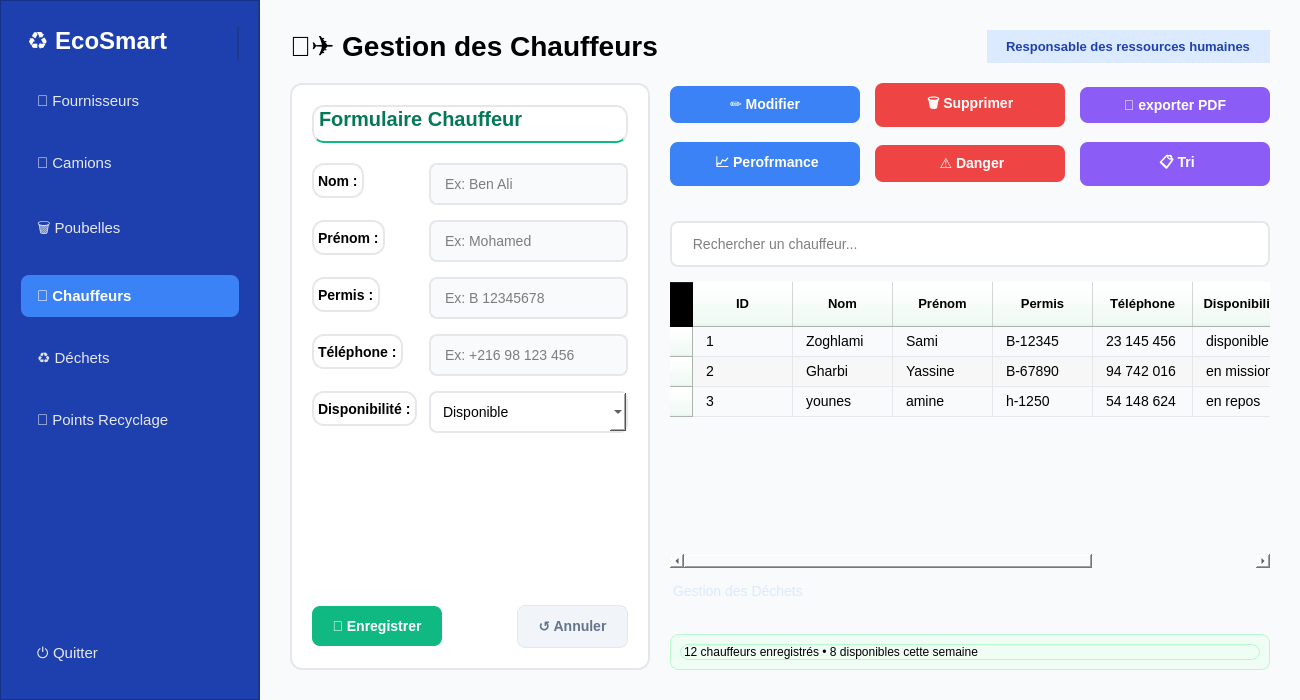
<?xml version="1.0" encoding="UTF-8"?>
<ui version="4.0">
 <class>MainWindow</class>
 <widget class="QMainWindow" name="MainWindow">
  <property name="geometry">
   <rect>
    <x>0</x>
    <y>0</y>
    <width>1300</width>
    <height>700</height>
   </rect>
  </property>
  <property name="minimumSize">
   <size>
    <width>1000</width>
    <height>600</height>
   </size>
  </property>
  <property name="windowTitle">
   <string>EcoSmart Collect - Gestion Intelligente des Déchets</string>
  </property>
  <widget class="QWidget" name="centralwidget">
   <layout class="QHBoxLayout" name="horizontalLayout">
    <property name="spacing">
     <number>0</number>
    </property>
    <property name="leftMargin">
     <number>0</number>
    </property>
    <property name="topMargin">
     <number>0</number>
    </property>
    <property name="rightMargin">
     <number>0</number>
    </property>
    <property name="bottomMargin">
     <number>0</number>
    </property>
    <item>
     <widget class="QFrame" name="sidebar">
      <property name="minimumSize">
       <size>
        <width>260</width>
        <height>0</height>
       </size>
      </property>
      <property name="maximumSize">
       <size>
        <width>260</width>
        <height>16777215</height>
       </size>
      </property>
      <property name="styleSheet">
       <string notr="true">QFrame { background-color: #1e40af; border-right: 2px solid #1e3a8a; }</string>
      </property>
      <property name="frameShape">
       <enum>QFrame::Shape::StyledPanel</enum>
      </property>
      <property name="frameShadow">
       <enum>QFrame::Shadow::Raised</enum>
      </property>
      <layout class="QVBoxLayout" name="verticalLayout_2">
       <property name="spacing">
        <number>20</number>
       </property>
       <property name="leftMargin">
        <number>20</number>
       </property>
       <property name="topMargin">
        <number>25</number>
       </property>
       <property name="rightMargin">
        <number>20</number>
       </property>
       <property name="bottomMargin">
        <number>25</number>
       </property>
       <item>
        <widget class="QLabel" name="logoLabel">
         <property name="styleSheet">
          <string notr="true">color: #ffffff; font-size: 24px; font-weight: 700; padding-bottom: 5px;</string>
         </property>
         <property name="text">
          <string>♻ EcoSmart</string>
         </property>
        </widget>
       </item>
       <item>
        <widget class="QPushButton" name="btnFournisseurs">
         <property name="styleSheet">
          <string notr="true">QPushButton { color: #e5e7eb; background: transparent; text-align: left; padding: 12px 16px; border-radius: 8px; font-size: 15px; } QPushButton:hover { background-color: #2563eb; color: white; }</string>
         </property>
         <property name="text">
          <string>🏢 Fournisseurs</string>
         </property>
        </widget>
       </item>
       <item>
        <widget class="QPushButton" name="btnCamions">
         <property name="styleSheet">
          <string notr="true">QPushButton { color: #e5e7eb; background: transparent; text-align: left; padding: 12px 16px; border-radius: 8px; font-size: 15px; } QPushButton:hover { background-color: #2563eb; color: white; }</string>
         </property>
         <property name="text">
          <string>🚚 Camions</string>
         </property>
        </widget>
       </item>
       <item>
        <widget class="QPushButton" name="btnPoubelles">
         <property name="styleSheet">
          <string notr="true">QPushButton { color: #e5e7eb; background: transparent; text-align: left; padding: 12px 16px; border-radius: 8px; font-size: 15px; } QPushButton:hover { background-color: #2563eb; color: white; }</string>
         </property>
         <property name="text">
          <string>🗑 Poubelles</string>
         </property>
        </widget>
       </item>
       <item>
        <widget class="QPushButton" name="btnChauffeurs">
         <property name="styleSheet">
          <string notr="true">QPushButton { color: white; background-color: #3b82f6; text-align: left; padding: 12px 16px; border-radius: 8px; font-size: 15px; font-weight: bold; }</string>
         </property>
         <property name="text">
          <string>👤 Chauffeurs</string>
         </property>
        </widget>
       </item>
       <item>
        <widget class="QPushButton" name="btnDechets">
         <property name="styleSheet">
          <string notr="true">QPushButton { color: #e5e7eb; background: transparent; text-align: left; padding: 12px 16px; border-radius: 8px; font-size: 15px; } QPushButton:hover { background-color: #2563eb; color: white; }</string>
         </property>
         <property name="text">
          <string>♻ Déchets</string>
         </property>
        </widget>
       </item>
       <item>
        <widget class="QPushButton" name="btnPointsRecyclage">
         <property name="styleSheet">
          <string notr="true">QPushButton { color: #e5e7eb; background: transparent; text-align: left; padding: 12px 16px; border-radius: 8px; font-size: 15px; } QPushButton:hover { background-color: #2563eb; color: white; }</string>
         </property>
         <property name="text">
          <string>📍 Points Recyclage</string>
         </property>
        </widget>
       </item>
       <item>
        <spacer name="verticalSpacer_2">
         <property name="orientation">
          <enum>Qt::Orientation::Vertical</enum>
         </property>
         <property name="sizeHint" stdset="0">
          <size>
           <width>20</width>
           <height>20</height>
          </size>
         </property>
        </spacer>
       </item>
       <item>
        <widget class="QPushButton" name="btnExit">
         <property name="styleSheet">
          <string notr="true">QPushButton { color: #e5e7eb; background: transparent; text-align: left; padding: 12px 16px; border-radius: 8px; font-size: 15px; } QPushButton:hover { background-color: #2563eb; color: white; }</string>
         </property>
         <property name="text">
          <string>⏻ Quitter</string>
         </property>
        </widget>
       </item>
      </layout>
     </widget>
    </item>
    <item>
     <widget class="QStackedWidget" name="stackedWidget">
      <property name="currentIndex">
       <number>0</number>
      </property>
      <widget class="QWidget" name="pageChauffeurs">
       <property name="styleSheet">
        <string notr="true">background-color: #f8fafc;</string>
       </property>
       <layout class="QVBoxLayout" name="verticalLayout_main">
        <property name="spacing">
         <number>20</number>
        </property>
        <property name="leftMargin">
         <number>30</number>
        </property>
        <property name="topMargin">
         <number>30</number>
        </property>
        <property name="rightMargin">
         <number>30</number>
        </property>
        <property name="bottomMargin">
         <number>30</number>
        </property>
        <item>
         <layout class="QHBoxLayout" name="headerLayout">
          <item>
           <widget class="QLabel" name="titleLabel">
            <property name="styleSheet">
             <string notr="true">color: #000000; font-size: 28px; font-weight: 700;</string>
            </property>
            <property name="text">
             <string>👨‍✈️ Gestion des Chauffeurs</string>
            </property>
           </widget>
          </item>
          <item>
           <spacer name="horizontalSpacer_title">
            <property name="orientation">
             <enum>Qt::Orientation::Horizontal</enum>
            </property>
            <property name="sizeHint" stdset="0">
             <size>
              <width>40</width>
              <height>20</height>
             </size>
            </property>
           </spacer>
          </item>
          <item>
           <widget class="QLabel" name="userBadge">
            <property name="styleSheet">
             <string notr="true">background-color: #dbeafe; color: #1e40af; padding: 8px 16px; border-radius: 20px; font-weight: 600; font-size: 13px;</string>
            </property>
            <property name="text">
             <string>Responsable des ressources humaines</string>
            </property>
           </widget>
          </item>
         </layout>
        </item>
        <item>
         <layout class="QHBoxLayout" name="contentLayout">
          <property name="spacing">
           <number>20</number>
          </property>
          <item>
           <widget class="QFrame" name="formFrame">
            <property name="minimumSize">
             <size>
              <width>360</width>
              <height>0</height>
             </size>
            </property>
            <property name="maximumSize">
             <size>
              <width>360</width>
              <height>16777215</height>
             </size>
            </property>
            <property name="styleSheet">
             <string notr="true">QFrame { background: white; border-radius: 12px; border: 2px solid #e5e7eb; }</string>
            </property>
            <property name="frameShape">
             <enum>QFrame::Shape::StyledPanel</enum>
            </property>
            <property name="frameShadow">
             <enum>QFrame::Shadow::Raised</enum>
            </property>
            <layout class="QVBoxLayout" name="formVBox">
             <property name="spacing">
              <number>20</number>
             </property>
             <property name="leftMargin">
              <number>20</number>
             </property>
             <property name="topMargin">
              <number>20</number>
             </property>
             <property name="rightMargin">
              <number>20</number>
             </property>
             <property name="bottomMargin">
              <number>20</number>
             </property>
             <item>
              <widget class="QLabel" name="formTitle">
               <property name="styleSheet">
                <string notr="true">color: #047857; font-size: 20px; font-weight: 700; padding-bottom: 10px; border-bottom: 2px solid #10b981;</string>
               </property>
               <property name="text">
                <string>Formulaire Chauffeur</string>
               </property>
              </widget>
             </item>
             <item>
              <layout class="QFormLayout" name="formLayout">
               <property name="horizontalSpacing">
                <number>12</number>
               </property>
               <property name="verticalSpacing">
                <number>15</number>
               </property>
               <item row="0" column="0">
                <widget class="QLabel" name="labelNom">
                 <property name="styleSheet">
                  <string notr="true">color: #000000; font-weight: 600; font-size: 14px;</string>
                 </property>
                 <property name="text">
                  <string>Nom :</string>
                 </property>
                </widget>
               </item>
               <item row="0" column="1">
                <widget class="QLineEdit" name="editNom">
                 <property name="styleSheet">
                  <string notr="true">QLineEdit { padding: 10px 12px; border: 2px solid #e5e7eb; border-radius: 8px; font-size: 14px; color: #000000; } QLineEdit:focus { border: 2px solid #10b981; }</string>
                 </property>
                 <property name="placeholderText">
                  <string>Ex: Ben Ali</string>
                 </property>
                </widget>
               </item>
               <item row="1" column="0">
                <widget class="QLabel" name="labelPrenom">
                 <property name="styleSheet">
                  <string notr="true">color: #000000; font-weight: 600; font-size: 14px;</string>
                 </property>
                 <property name="text">
                  <string>Prénom :</string>
                 </property>
                </widget>
               </item>
               <item row="1" column="1">
                <widget class="QLineEdit" name="editPrenom">
                 <property name="styleSheet">
                  <string notr="true">QLineEdit { padding: 10px 12px; border: 2px solid #e5e7eb; border-radius: 8px; font-size: 14px; color: #000000; } QLineEdit:focus { border: 2px solid #10b981; }</string>
                 </property>
                 <property name="placeholderText">
                  <string>Ex: Mohamed</string>
                 </property>
                </widget>
               </item>
               <item row="2" column="0">
                <widget class="QLabel" name="labelPermis">
                 <property name="styleSheet">
                  <string notr="true">color: #000000; font-weight: 600; font-size: 14px;</string>
                 </property>
                 <property name="text">
                  <string>Permis :</string>
                 </property>
                </widget>
               </item>
               <item row="2" column="1">
                <widget class="QLineEdit" name="editPermis">
                 <property name="styleSheet">
                  <string notr="true">QLineEdit { padding: 10px 12px; border: 2px solid #e5e7eb; border-radius: 8px; font-size: 14px; color: #000000; } QLineEdit:focus { border: 2px solid #10b981; }</string>
                 </property>
                 <property name="placeholderText">
                  <string>Ex: B 12345678</string>
                 </property>
                </widget>
               </item>
               <item row="3" column="0">
                <widget class="QLabel" name="labelTelephone">
                 <property name="styleSheet">
                  <string notr="true">color: #000000; font-weight: 600; font-size: 14px;</string>
                 </property>
                 <property name="text">
                  <string>Téléphone :</string>
                 </property>
                </widget>
               </item>
               <item row="3" column="1">
                <widget class="QLineEdit" name="editTelephone">
                 <property name="styleSheet">
                  <string notr="true">QLineEdit { padding: 10px 12px; border: 2px solid #e5e7eb; border-radius: 8px; font-size: 14px; color: #000000; } QLineEdit:focus { border: 2px solid #10b981; }</string>
                 </property>
                 <property name="placeholderText">
                  <string>Ex: +216 98 123 456</string>
                 </property>
                </widget>
               </item>
               <item row="4" column="0">
                <widget class="QLabel" name="labelDisponibilite">
                 <property name="styleSheet">
                  <string notr="true">color: #000000; font-weight: 600; font-size: 14px;</string>
                 </property>
                 <property name="text">
                  <string>Disponibilité :</string>
                 </property>
                </widget>
               </item>
               <item row="4" column="1">
                <widget class="QComboBox" name="comboDisponibilite">
                 <property name="styleSheet">
                  <string notr="true">QComboBox { padding: 10px 12px; border: 2px solid #e5e7eb; border-radius: 8px; background: white; font-size: 14px; color: #000000; } QComboBox:focus { border: 2px solid #10b981; }</string>
                 </property>
                 <item>
                  <property name="text">
                   <string>Disponible</string>
                  </property>
                 </item>
                 <item>
                  <property name="text">
                   <string>En mission</string>
                  </property>
                 </item>
                 <item>
                  <property name="text">
                   <string>En congé</string>
                  </property>
                 </item>
                 <item>
                  <property name="text">
                   <string>Absent</string>
                  </property>
                 </item>
                </widget>
               </item>
              </layout>
             </item>
             <item>
              <spacer name="verticalSpacer_form">
               <property name="orientation">
                <enum>Qt::Orientation::Vertical</enum>
               </property>
               <property name="sizeHint" stdset="0">
                <size>
                 <width>20</width>
                 <height>10</height>
                </size>
               </property>
              </spacer>
             </item>
             <item>
              <spacer name="verticalSpacer">
               <property name="orientation">
                <enum>Qt::Orientation::Vertical</enum>
               </property>
               <property name="sizeHint" stdset="0">
                <size>
                 <width>20</width>
                 <height>40</height>
                </size>
               </property>
              </spacer>
             </item>
             <item>
              <layout class="QHBoxLayout" name="buttonsLayout">
               <item>
                <widget class="QPushButton" name="btnEnregistrer">
                 <property name="styleSheet">
                  <string notr="true">QPushButton { background-color: #10b981; color: white; padding: 12px 20px; border-radius: 8px; font-size: 14px; font-weight: 600; border: none; } QPushButton:hover { background-color: #059669; }</string>
                 </property>
                 <property name="text">
                  <string>💾 Enregistrer</string>
                 </property>
                </widget>
               </item>
               <item>
                <spacer name="horizontalSpacer_buttons">
                 <property name="orientation">
                  <enum>Qt::Orientation::Horizontal</enum>
                 </property>
                 <property name="sizeHint" stdset="0">
                  <size>
                   <width>10</width>
                   <height>20</height>
                  </size>
                 </property>
                </spacer>
               </item>
               <item>
                <widget class="QPushButton" name="btnAnnuler">
                 <property name="styleSheet">
                  <string notr="true">QPushButton { background-color: #f1f5f9; color: #64748b; padding: 12px 20px; border-radius: 8px; font-size: 14px; font-weight: 600; border: 1px solid #e5e7eb; } QPushButton:hover { background-color: #e5e7eb; }</string>
                 </property>
                 <property name="text">
                  <string>↺ Annuler</string>
                 </property>
                </widget>
               </item>
              </layout>
             </item>
            </layout>
           </widget>
          </item>
          <item>
           <widget class="QFrame" name="tableFrame">
            <property name="styleSheet">
             <string notr="true">background: transparent;</string>
            </property>
            <layout class="QVBoxLayout" name="tableVBox">
             <property name="spacing">
              <number>15</number>
             </property>
             <property name="leftMargin">
              <number>0</number>
             </property>
             <property name="topMargin">
              <number>0</number>
             </property>
             <property name="rightMargin">
              <number>0</number>
             </property>
             <property name="bottomMargin">
              <number>0</number>
             </property>
             <item>
              <layout class="QHBoxLayout" name="part1_layout">
               <item>
                <widget class="QPushButton" name="btnModifier">
                 <property name="styleSheet">
                  <string notr="true">QPushButton { padding: 10px 20px; border-radius: 8px; font-size: 14px; font-weight: 600; border: none; min-width: 100px; background-color: #3b82f6; color: white; } QPushButton:hover { opacity: 0.9; }</string>
                 </property>
                 <property name="text">
                  <string>✏ Modifier</string>
                 </property>
                </widget>
               </item>
               <item>
                <widget class="QPushButton" name="btnSupprimer">
                 <property name="styleSheet">
                  <string notr="true">QPushButton { padding: 10px 20px; border-radius: 8px; font-size: 14px; font-weight: 600; border: none; min-width: 100px; background-color: #ef4444; color: white; } QPushButton:hover { opacity: 0.9; }</string>
                 </property>
                 <property name="text">
                  <string>🗑 Supprimer</string>
                 </property>
                </widget>
               </item>
               <item>
                <widget class="QPushButton" name="btnPDF">
                 <property name="styleSheet">
                  <string notr="true">QPushButton { padding: 10px 20px; border-radius: 8px; font-size: 14px; font-weight: 600; border: none; min-width: 100px; background-color: #8b5cf6; color: white; } QPushButton:hover { opacity: 0.9; }</string>
                 </property>
                 <property name="text">
                  <string>📄 exporter PDF</string>
                 </property>
                </widget>
               </item>
              </layout>
             </item>
             <item>
              <layout class="QHBoxLayout" name="part2_layout">
               <item>
                <widget class="QPushButton" name="btnperformance">
                 <property name="styleSheet">
                  <string notr="true">QPushButton { padding: 10px 20px; border-radius: 8px; font-size: 14px; font-weight: 600; border: none; min-width: 100px; background-color: #3b82f6; color: white; } QPushButton:hover { opacity: 0.9; }</string>
                 </property>
                 <property name="text">
                  <string> 📈 Perofrmance</string>
                 </property>
                </widget>
               </item>
               <item>
                <widget class="QPushButton" name="btnDanger">
                 <property name="styleSheet">
                  <string notr="true">QPushButton { padding: 10px 20px; border-radius: 8px; font-size: 14px; font-weight: 600; border: none; min-width: 100px; background-color: #ef4444; color: white; } QPushButton:hover { opacity: 0.9; }</string>
                 </property>
                 <property name="text">
                  <string> ⚠️ Danger</string>
                 </property>
                </widget>
               </item>
               <item>
                <widget class="QPushButton" name="btnTri">
                 <property name="styleSheet">
                  <string notr="true">QPushButton { padding: 10px 20px; border-radius: 8px; font-size: 14px; font-weight: 600; border: none; min-width: 100px; background-color: #8b5cf6; color: white; } QPushButton:hover { opacity: 0.9; }</string>
                 </property>
                 <property name="text">
                  <string> 📋 Tri</string>
                 </property>
                </widget>
               </item>
              </layout>
             </item>
             <item>
              <spacer name="spacer_flex">
               <property name="orientation">
                <enum>Qt::Orientation::Horizontal</enum>
               </property>
               <property name="sizeHint" stdset="0">
                <size>
                 <width>40</width>
                 <height>20</height>
                </size>
               </property>
              </spacer>
             </item>
             <item>
              <widget class="QLineEdit" name="searchChauffeurs">
               <property name="minimumSize">
                <size>
                 <width>334</width>
                 <height>40</height>
                </size>
               </property>
               <property name="styleSheet">
                <string notr="true">QLineEdit { padding: 12px 15px; border: 2px solid #e5e7eb; border-radius: 8px; font-size: 14px; color: #000000; background: white; } QLineEdit:focus { border: 2px solid #10b981; }</string>
               </property>
               <property name="placeholderText">
                <string> Rechercher un chauffeur...</string>
               </property>
              </widget>
             </item>
             <item>
              <layout class="QVBoxLayout" name="verticalLayout">
               <item>
                <layout class="QGridLayout" name="gridLayout"/>
               </item>
               <item>
                <widget class="QTableWidget" name="tableChauffeurs">
                 <property name="styleSheet">
                  <string notr="true">QTableWidget { border: none; gridline-color: #e5e7eb; selection-background-color: #dcfce7; selection-color: #000000; font-size: 14px; } QHeaderView::section { background-color: #f0fdf4; color: #000000; font-weight: 700; padding: 12px 10px; border-bottom: 2px solid #10b981; border-right: 1px solid #e5e7eb; font-size: 13px; } QTableWidget::item { padding: 10px; border-bottom: 1px solid #f8fafc; color: #000000; } QTableWidget::item:selected { background-color: #dcfce7; color: #000000; font-weight: 600; }</string>
                 </property>
                 <property name="alternatingRowColors">
                  <bool>true</bool>
                 </property>
                 <property name="selectionMode">
                  <enum>QAbstractItemView::SelectionMode::SingleSelection</enum>
                 </property>
                 <property name="selectionBehavior">
                  <enum>QAbstractItemView::SelectionBehavior::SelectRows</enum>
                 </property>
                 <property name="sortingEnabled">
                  <bool>true</bool>
                 </property>
                 <property name="columnCount">
                  <number>7</number>
                 </property>
                 <attribute name="horizontalHeaderStretchLastSection">
                  <bool>true</bool>
                 </attribute>
                 <row>
                  <property name="text">
                   <string/>
                  </property>
                 </row>
                 <row>
                  <property name="text">
                   <string/>
                  </property>
                 </row>
                 <row>
                  <property name="text">
                   <string/>
                  </property>
                 </row>
                 <column>
                  <property name="text">
                   <string>ID</string>
                  </property>
                 </column>
                 <column>
                  <property name="text">
                   <string>Nom</string>
                  </property>
                 </column>
                 <column>
                  <property name="text">
                   <string>Prénom</string>
                  </property>
                 </column>
                 <column>
                  <property name="text">
                   <string>Permis</string>
                  </property>
                 </column>
                 <column>
                  <property name="text">
                   <string>Téléphone</string>
                  </property>
                 </column>
                 <column>
                  <property name="text">
                   <string>Disponibilité</string>
                  </property>
                 </column>
                 <column>
                  <property name="text">
                   <string>  Actions</string>
                  </property>
                 </column>
                 <item row="0" column="0">
                  <property name="text">
                   <string>1</string>
                  </property>
                 </item>
                 <item row="0" column="1">
                  <property name="text">
                   <string>Zoghlami</string>
                  </property>
                 </item>
                 <item row="0" column="2">
                  <property name="text">
                   <string>Sami</string>
                  </property>
                 </item>
                 <item row="0" column="3">
                  <property name="text">
                   <string>B-12345</string>
                  </property>
                 </item>
                 <item row="0" column="4">
                  <property name="text">
                   <string>23 145 456</string>
                  </property>
                 </item>
                 <item row="0" column="5">
                  <property name="text">
                   <string>disponible</string>
                  </property>
                 </item>
                 <item row="1" column="0">
                  <property name="text">
                   <string>2</string>
                  </property>
                 </item>
                 <item row="1" column="1">
                  <property name="text">
                   <string>Gharbi</string>
                  </property>
                 </item>
                 <item row="1" column="2">
                  <property name="text">
                   <string>Yassine</string>
                  </property>
                 </item>
                 <item row="1" column="3">
                  <property name="text">
                   <string>B-67890</string>
                  </property>
                 </item>
                 <item row="1" column="4">
                  <property name="text">
                   <string>94 742 016</string>
                  </property>
                 </item>
                 <item row="1" column="5">
                  <property name="text">
                   <string>en mission</string>
                  </property>
                 </item>
                 <item row="2" column="0">
                  <property name="text">
                   <string>3</string>
                  </property>
                 </item>
                 <item row="2" column="1">
                  <property name="text">
                   <string>younes</string>
                  </property>
                 </item>
                 <item row="2" column="2">
                  <property name="text">
                   <string>amine</string>
                  </property>
                 </item>
                 <item row="2" column="3">
                  <property name="text">
                   <string>h-1250</string>
                  </property>
                 </item>
                 <item row="2" column="4">
                  <property name="text">
                   <string>54 148 624</string>
                  </property>
                 </item>
                 <item row="2" column="5">
                  <property name="text">
                   <string>en repos</string>
                  </property>
                 </item>
                </widget>
               </item>
              </layout>
             </item>
             <item>
              <widget class="QLabel" name="subtitleLabel">
               <property name="styleSheet">
                <string notr="true">color: #dbeafe; font-size: 14px; padding-bottom: 20px;</string>
               </property>
               <property name="text">
                <string>Gestion des Déchets</string>
               </property>
              </widget>
             </item>
             <item>
              <widget class="QFrame" name="statsFrame">
               <property name="styleSheet">
                <string notr="true">QFrame { background: #f0fdf4; border-radius: 8px; border: 1px solid #bbf7d0; }</string>
               </property>
               <layout class="QHBoxLayout">
                <item>
                 <widget class="QLabel" name="statsLabel">
                  <property name="text">
                   <string>12 chauffeurs enregistrés • 8 disponibles cette semaine</string>
                  </property>
                 </widget>
                </item>
               </layout>
              </widget>
             </item>
            </layout>
           </widget>
          </item>
         </layout>
        </item>
       </layout>
      </widget>
     </widget>
    </item>
   </layout>
  </widget>
 </widget>
 <resources/>
 <connections/>
</ui>
